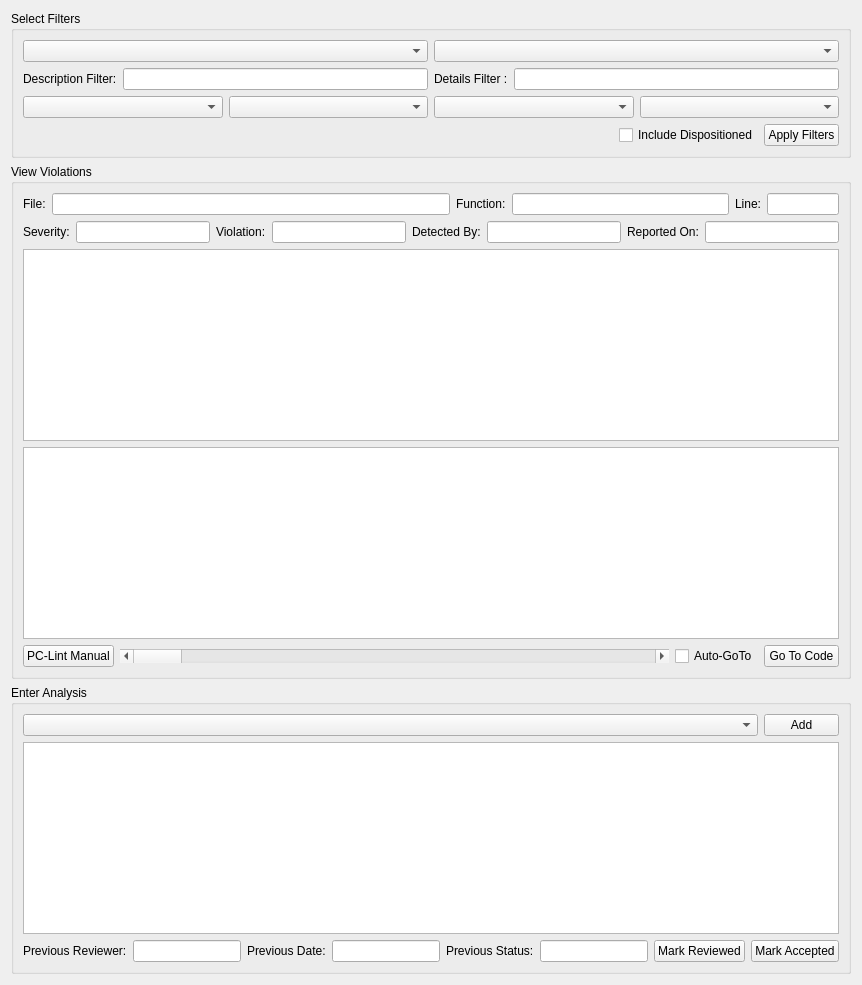
        <widget class="QWidget" name="tab_Analysis">
         <attribute name="title">
          <string>Analysis</string>
         </attribute>
         <layout class="QVBoxLayout" name="verticalLayout_14">
          <item>
           <widget class="QGroupBox" name="groupBox_Filters">
            <property name="minimumSize">
             <size>
              <width>811</width>
              <height>141</height>
             </size>
            </property>
            <property name="title">
             <string>Select Filters</string>
            </property>
            <layout class="QVBoxLayout" name="verticalLayout_2">
             <item>
              <layout class="QVBoxLayout" name="verticalLayout_10">
               <item>
                <layout class="QHBoxLayout" name="horizontalLayout">
                 <property name="topMargin">
                  <number>0</number>
                 </property>
                 <item>
                  <widget class="QComboBox" name="comboBox_Filename"/>
                 </item>
                 <item>
                  <widget class="QComboBox" name="comboBox_Function"/>
                 </item>
                </layout>
               </item>
               <item>
                <layout class="QHBoxLayout" name="horizontalLayout_15">
                 <item>
                  <layout class="QHBoxLayout" name="horizontalLayout_12">
                   <item>
                    <widget class="QLabel" name="label_18">
                     <property name="text">
                      <string>Description Filter:</string>
                     </property>
                    </widget>
                   </item>
                   <item>
                    <widget class="QLineEdit" name="lineEditDescFilter"/>
                   </item>
                  </layout>
                 </item>
                 <item>
                  <layout class="QHBoxLayout" name="horizontalLayout_3">
                   <item>
                    <widget class="QLabel" name="label_19">
                     <property name="text">
                      <string>Details Filter :</string>
                     </property>
                    </widget>
                   </item>
                   <item>
                    <widget class="QLineEdit" name="lineEditDetailsFilter"/>
                   </item>
                  </layout>
                 </item>
                </layout>
               </item>
               <item>
                <layout class="QHBoxLayout" name="horizontalLayout_2">
                 <item>
                  <widget class="QComboBox" name="comboBox_Severity"/>
                 </item>
                 <item>
                  <widget class="QComboBox" name="comboBox_Id"/>
                 </item>
                 <item>
                  <widget class="QComboBox" name="comboBox_DetectedBy"/>
                 </item>
                 <item>
                  <widget class="QComboBox" name="comboBox_Status"/>
                 </item>
                </layout>
               </item>
              </layout>
             </item>
             <item>
              <layout class="QHBoxLayout" name="horizontalLayout_17">
               <item>
                <spacer name="horizontalSpacer">
                 <property name="orientation">
                  <enum>Qt::Horizontal</enum>
                 </property>
                 <property name="sizeHint" stdset="0">
                  <size>
                   <width>218</width>
                   <height>20</height>
                  </size>
                 </property>
                </spacer>
               </item>
               <item>
                <layout class="QHBoxLayout" name="horizontalLayout_14">
                 <item>
                  <widget class="QCheckBox" name="dispositioned">
                   <property name="text">
                    <string>Include Dispositioned</string>
                   </property>
                  </widget>
                 </item>
                 <item>
                  <widget class="QPushButton" name="pushButton_ApplyFilters">
                   <property name="maximumSize">
                    <size>
                     <width>75</width>
                     <height>23</height>
                    </size>
                   </property>
                   <property name="text">
                    <string>Apply Filters</string>
                   </property>
                  </widget>
                 </item>
                </layout>
               </item>
              </layout>
             </item>
            </layout>
            <zorder></zorder>
            <zorder></zorder>
           </widget>
          </item>
          <item>
           <widget class="QGroupBox" name="groupBox_Violations">
            <property name="minimumSize">
             <size>
              <width>811</width>
              <height>200</height>
             </size>
            </property>
            <property name="title">
             <string>View Violations</string>
            </property>
            <layout class="QVBoxLayout" name="verticalLayout_16">
             <item>
              <layout class="QVBoxLayout" name="verticalLayout_8">
               <item>
                <layout class="QHBoxLayout" name="horizontalLayout_10">
                 <property name="topMargin">
                  <number>0</number>
                 </property>
                 <item>
                  <widget class="QLabel" name="label_Filename">
                   <property name="text">
                    <string>File:</string>
                   </property>
                  </widget>
                 </item>
                 <item>
                  <widget class="QLineEdit" name="textBrowser_Filename">
                   <property name="sizePolicy">
                    <sizepolicy hsizetype="Preferred" vsizetype="Fixed">
                     <horstretch>11</horstretch>
                     <verstretch>0</verstretch>
                    </sizepolicy>
                   </property>
                   <property name="readOnly">
                    <bool>true</bool>
                   </property>
                  </widget>
                 </item>
                 <item>
                  <widget class="QLabel" name="label_Function">
                   <property name="text">
                    <string>Function:</string>
                   </property>
                  </widget>
                 </item>
                 <item>
                  <widget class="QLineEdit" name="textBrowser_Function">
                   <property name="sizePolicy">
                    <sizepolicy hsizetype="Expanding" vsizetype="Fixed">
                     <horstretch>6</horstretch>
                     <verstretch>0</verstretch>
                    </sizepolicy>
                   </property>
                   <property name="readOnly">
                    <bool>true</bool>
                   </property>
                  </widget>
                 </item>
                 <item>
                  <widget class="QLabel" name="label_24">
                   <property name="text">
                    <string>Line:</string>
                   </property>
                  </widget>
                 </item>
                 <item>
                  <widget class="QLineEdit" name="lineNumber">
                   <property name="sizePolicy">
                    <sizepolicy hsizetype="Expanding" vsizetype="Fixed">
                     <horstretch>2</horstretch>
                     <verstretch>0</verstretch>
                    </sizepolicy>
                   </property>
                  </widget>
                 </item>
                </layout>
               </item>
               <item>
                <layout class="QHBoxLayout" name="horizontalLayout_11">
                 <property name="topMargin">
                  <number>0</number>
                 </property>
                 <item>
                  <widget class="QLabel" name="label_6">
                   <property name="text">
                    <string>Severity:</string>
                   </property>
                  </widget>
                 </item>
                 <item>
                  <widget class="QLineEdit" name="textBrowser_Severity">
                   <property name="readOnly">
                    <bool>true</bool>
                   </property>
                  </widget>
                 </item>
                 <item>
                  <widget class="QLabel" name="label_Id">
                   <property name="text">
                    <string>Violation:</string>
                   </property>
                  </widget>
                 </item>
                 <item>
                  <widget class="QLineEdit" name="textBrowser_Id">
                   <property name="readOnly">
                    <bool>true</bool>
                   </property>
                  </widget>
                 </item>
                 <item>
                  <widget class="QLabel" name="label_DetectedBy">
                   <property name="text">
                    <string>Detected By:</string>
                   </property>
                  </widget>
                 </item>
                 <item>
                  <widget class="QLineEdit" name="textBrowser_DetectedBy">
                   <property name="readOnly">
                    <bool>true</bool>
                   </property>
                  </widget>
                 </item>
                 <item>
                  <widget class="QLabel" name="label_25">
                   <property name="text">
                    <string>Reported On:</string>
                   </property>
                  </widget>
                 </item>
                 <item>
                  <widget class="QLineEdit" name="reportedOn"/>
                 </item>
                </layout>
               </item>
               <item>
                <layout class="QVBoxLayout" name="verticalLayout_7">
                 <item>
                  <widget class="QTextEditClick" name="textBrowser_Description">
                   <property name="font">
                    <font>
                     <family>Courier New</family>
                     <pointsize>9</pointsize>
                    </font>
                   </property>
                   <property name="readOnly">
                    <bool>true</bool>
                   </property>
                  </widget>
                 </item>
                 <item>
                  <widget class="QTextEditClick" name="textBrowser_Details">
                   <property name="font">
                    <font>
                     <family>Courier New</family>
                     <pointsize>9</pointsize>
                    </font>
                   </property>
                   <property name="readOnly">
                    <bool>true</bool>
                   </property>
                  </widget>
                 </item>
                </layout>
               </item>
               <item>
                <layout class="QHBoxLayout" name="horizontalLayout_13">
                 <item>
                  <widget class="QPushButton" name="pcLintPdf">
                   <property name="text">
                    <string>PC-Lint Manual</string>
                   </property>
                  </widget>
                 </item>
                 <item>
                  <widget class="QScrollBar" name="horizontalScrollBar">
                   <property name="sizePolicy">
                    <sizepolicy hsizetype="Minimum" vsizetype="Fixed">
                     <horstretch>1</horstretch>
                     <verstretch>0</verstretch>
                    </sizepolicy>
                   </property>
                   <property name="orientation">
                    <enum>Qt::Horizontal</enum>
                   </property>
                  </widget>
                 </item>
                 <item>
                  <widget class="QCheckBox" name="syncCode">
                   <property name="text">
                    <string>Auto-GoTo</string>
                   </property>
                  </widget>
                 </item>
                 <item>
                  <widget class="QPushButton" name="pushButton_GotoCode">
                   <property name="maximumSize">
                    <size>
                     <width>75</width>
                     <height>23</height>
                    </size>
                   </property>
                   <property name="text">
                    <string>Go To Code</string>
                   </property>
                  </widget>
                 </item>
                </layout>
               </item>
              </layout>
             </item>
            </layout>
           </widget>
          </item>
          <item>
           <widget class="QGroupBox" name="groupBox_Analysis">
            <property name="minimumSize">
             <size>
              <width>811</width>
              <height>171</height>
             </size>
            </property>
            <property name="title">
             <string>Enter Analysis</string>
            </property>
            <layout class="QVBoxLayout" name="verticalLayout_3">
             <item>
              <layout class="QHBoxLayout" name="horizontalLayout_9">
               <item>
                <widget class="QComboBox" name="cannedAnalysisSelector"/>
               </item>
               <item>
                <widget class="QPushButton" name="pushButtonAddCanned">
                 <property name="maximumSize">
                  <size>
                   <width>75</width>
                   <height>23</height>
                  </size>
                 </property>
                 <property name="text">
                  <string>Add</string>
                 </property>
                </widget>
               </item>
              </layout>
             </item>
             <item>
              <widget class="QTextEdit" name="plainTextEdit_Analysis"/>
             </item>
             <item>
              <layout class="QHBoxLayout" name="horizontalLayout_16">
               <property name="topMargin">
                <number>0</number>
               </property>
               <item>
                <widget class="QLabel" name="label_3">
                 <property name="text">
                  <string>Previous Reviewer:</string>
                 </property>
                </widget>
               </item>
               <item>
                <widget class="QLineEdit" name="textBrowser_PrevReviewer">
                 <property name="minimumSize">
                  <size>
                   <width>30</width>
                   <height>0</height>
                  </size>
                 </property>
                 <property name="readOnly">
                  <bool>true</bool>
                 </property>
                </widget>
               </item>
               <item>
                <widget class="QLabel" name="label_PrevDate">
                 <property name="text">
                  <string>Previous Date:</string>
                 </property>
                </widget>
               </item>
               <item>
                <widget class="QLineEdit" name="textBrowser_PrevDate">
                 <property name="minimumSize">
                  <size>
                   <width>20</width>
                   <height>0</height>
                  </size>
                 </property>
                 <property name="readOnly">
                  <bool>true</bool>
                 </property>
                </widget>
               </item>
               <item>
                <widget class="QLabel" name="label_PrevStatus">
                 <property name="text">
                  <string>Previous Status:</string>
                 </property>
                </widget>
               </item>
               <item>
                <widget class="QLineEdit" name="textBrowser_PrevStatus">
                 <property name="minimumSize">
                  <size>
                   <width>20</width>
                   <height>0</height>
                  </size>
                 </property>
                 <property name="readOnly">
                  <bool>true</bool>
                 </property>
                </widget>
               </item>
               <item>
                <widget class="QPushButton" name="pushButton_MarkReviewed">
                 <property name="text">
                  <string>Mark Reviewed</string>
                 </property>
                </widget>
               </item>
               <item>
                <widget class="QPushButton" name="pushButton_MarkAccepted">
                 <property name="text">
                  <string>Mark Accepted</string>
                 </property>
                </widget>
               </item>
              </layout>
             </item>
            </layout>
           </widget>
          </item>
         </layout>
        </widget>
